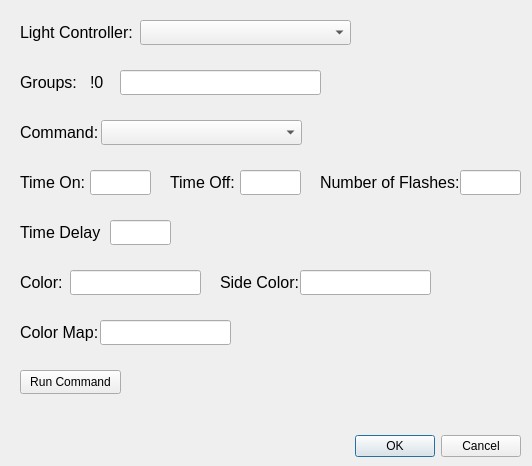
<?xml version="1.0" encoding="UTF-8"?>
<ui version="4.0">
 <class>testLightController</class>
 <widget class="QDialog" name="testLightController">
  <property name="geometry">
   <rect>
    <x>0</x>
    <y>0</y>
    <width>532</width>
    <height>466</height>
   </rect>
  </property>
  <property name="windowTitle">
   <string>Dialog</string>
  </property>
  <widget class="QDialogButtonBox" name="buttonBox">
   <property name="geometry">
    <rect>
     <x>180</x>
     <y>430</y>
     <width>341</width>
     <height>32</height>
    </rect>
   </property>
   <property name="orientation">
    <enum>Qt::Orientation::Horizontal</enum>
   </property>
   <property name="standardButtons">
    <set>QDialogButtonBox::StandardButton::Cancel|QDialogButtonBox::StandardButton::Ok</set>
   </property>
  </widget>
  <widget class="QLabel" name="LightCntlr">
   <property name="geometry">
    <rect>
     <x>20</x>
     <y>20</y>
     <width>121</width>
     <height>25</height>
    </rect>
   </property>
   <property name="font">
    <font>
     <pointsize>12</pointsize>
    </font>
   </property>
   <property name="text">
    <string>Light Controller:</string>
   </property>
  </widget>
  <widget class="QComboBox" name="lightCntlrComboBox">
   <property name="geometry">
    <rect>
     <x>140</x>
     <y>20</y>
     <width>211</width>
     <height>25</height>
    </rect>
   </property>
  </widget>
  <widget class="QLabel" name="labelGroups">
   <property name="geometry">
    <rect>
     <x>20</x>
     <y>70</y>
     <width>60</width>
     <height>25</height>
    </rect>
   </property>
   <property name="font">
    <font>
     <pointsize>12</pointsize>
    </font>
   </property>
   <property name="text">
    <string>Groups:</string>
   </property>
  </widget>
  <widget class="QLabel" name="labelCntlrNum">
   <property name="geometry">
    <rect>
     <x>90</x>
     <y>70</y>
     <width>30</width>
     <height>25</height>
    </rect>
   </property>
   <property name="minimumSize">
    <size>
     <width>30</width>
     <height>25</height>
    </size>
   </property>
   <property name="maximumSize">
    <size>
     <width>30</width>
     <height>25</height>
    </size>
   </property>
   <property name="font">
    <font>
     <pointsize>12</pointsize>
    </font>
   </property>
   <property name="text">
    <string>!0</string>
   </property>
  </widget>
  <widget class="QLineEdit" name="groupsLineEdit">
   <property name="geometry">
    <rect>
     <x>120</x>
     <y>70</y>
     <width>201</width>
     <height>25</height>
    </rect>
   </property>
   <property name="font">
    <font>
     <pointsize>12</pointsize>
    </font>
   </property>
  </widget>
  <widget class="QLabel" name="labelCommand">
   <property name="geometry">
    <rect>
     <x>20</x>
     <y>120</y>
     <width>81</width>
     <height>25</height>
    </rect>
   </property>
   <property name="font">
    <font>
     <pointsize>12</pointsize>
    </font>
   </property>
   <property name="text">
    <string>Command:</string>
   </property>
  </widget>
  <widget class="QComboBox" name="commandsComboBox">
   <property name="geometry">
    <rect>
     <x>101</x>
     <y>120</y>
     <width>201</width>
     <height>25</height>
    </rect>
   </property>
  </widget>
  <widget class="QLabel" name="TimeOn">
   <property name="geometry">
    <rect>
     <x>20</x>
     <y>170</y>
     <width>71</width>
     <height>25</height>
    </rect>
   </property>
   <property name="font">
    <font>
     <pointsize>12</pointsize>
    </font>
   </property>
   <property name="text">
    <string>Time On:</string>
   </property>
  </widget>
  <widget class="QLineEdit" name="timeOnLineEdit">
   <property name="geometry">
    <rect>
     <x>90</x>
     <y>170</y>
     <width>61</width>
     <height>25</height>
    </rect>
   </property>
   <property name="font">
    <font>
     <pointsize>12</pointsize>
    </font>
   </property>
  </widget>
  <widget class="QLabel" name="TimeOff">
   <property name="geometry">
    <rect>
     <x>170</x>
     <y>170</y>
     <width>71</width>
     <height>25</height>
    </rect>
   </property>
   <property name="font">
    <font>
     <pointsize>12</pointsize>
    </font>
   </property>
   <property name="text">
    <string>Time Off:</string>
   </property>
  </widget>
  <widget class="QLineEdit" name="timeOffLineEdit">
   <property name="geometry">
    <rect>
     <x>240</x>
     <y>170</y>
     <width>61</width>
     <height>25</height>
    </rect>
   </property>
   <property name="font">
    <font>
     <pointsize>12</pointsize>
    </font>
   </property>
  </widget>
  <widget class="QLabel" name="numFlashes">
   <property name="geometry">
    <rect>
     <x>320</x>
     <y>170</y>
     <width>141</width>
     <height>25</height>
    </rect>
   </property>
   <property name="font">
    <font>
     <pointsize>12</pointsize>
    </font>
   </property>
   <property name="text">
    <string>Number of Flashes:</string>
   </property>
  </widget>
  <widget class="QLineEdit" name="numFlashesLineEdit">
   <property name="geometry">
    <rect>
     <x>460</x>
     <y>170</y>
     <width>61</width>
     <height>25</height>
    </rect>
   </property>
   <property name="font">
    <font>
     <pointsize>12</pointsize>
    </font>
   </property>
  </widget>
  <widget class="QLabel" name="TimeDelay">
   <property name="geometry">
    <rect>
     <x>20</x>
     <y>220</y>
     <width>81</width>
     <height>25</height>
    </rect>
   </property>
   <property name="font">
    <font>
     <pointsize>12</pointsize>
    </font>
   </property>
   <property name="text">
    <string>Time Delay:</string>
   </property>
  </widget>
  <widget class="QLineEdit" name="timeDelayLineEdit">
   <property name="geometry">
    <rect>
     <x>110</x>
     <y>220</y>
     <width>61</width>
     <height>25</height>
    </rect>
   </property>
   <property name="font">
    <font>
     <pointsize>12</pointsize>
    </font>
   </property>
  </widget>
  <widget class="QLabel" name="Color">
   <property name="geometry">
    <rect>
     <x>20</x>
     <y>270</y>
     <width>41</width>
     <height>25</height>
    </rect>
   </property>
   <property name="font">
    <font>
     <pointsize>12</pointsize>
    </font>
   </property>
   <property name="text">
    <string>Color:</string>
   </property>
  </widget>
  <widget class="QLineEdit" name="colorLineEdit">
   <property name="geometry">
    <rect>
     <x>70</x>
     <y>270</y>
     <width>131</width>
     <height>25</height>
    </rect>
   </property>
   <property name="font">
    <font>
     <pointsize>12</pointsize>
    </font>
   </property>
  </widget>
  <widget class="QLabel" name="sideColor">
   <property name="geometry">
    <rect>
     <x>220</x>
     <y>270</y>
     <width>81</width>
     <height>25</height>
    </rect>
   </property>
   <property name="font">
    <font>
     <pointsize>12</pointsize>
    </font>
   </property>
   <property name="text">
    <string>Side Color:</string>
   </property>
  </widget>
  <widget class="QLineEdit" name="sideColorLineEdit">
   <property name="geometry">
    <rect>
     <x>300</x>
     <y>270</y>
     <width>131</width>
     <height>25</height>
    </rect>
   </property>
   <property name="font">
    <font>
     <pointsize>12</pointsize>
    </font>
   </property>
  </widget>
  <widget class="QLabel" name="Color_2">
   <property name="geometry">
    <rect>
     <x>20</x>
     <y>320</y>
     <width>81</width>
     <height>25</height>
    </rect>
   </property>
   <property name="font">
    <font>
     <pointsize>12</pointsize>
    </font>
   </property>
   <property name="text">
    <string>Color Map:</string>
   </property>
  </widget>
  <widget class="QLineEdit" name="colorMapLineEdit">
   <property name="geometry">
    <rect>
     <x>100</x>
     <y>320</y>
     <width>131</width>
     <height>25</height>
    </rect>
   </property>
   <property name="font">
    <font>
     <pointsize>12</pointsize>
    </font>
   </property>
  </widget>
  <widget class="QPushButton" name="pushButton">
   <property name="geometry">
    <rect>
     <x>20</x>
     <y>370</y>
     <width>101</width>
     <height>24</height>
    </rect>
   </property>
   <property name="text">
    <string>Run Command</string>
   </property>
  </widget>
 </widget>
 <resources/>
 <connections>
  <connection>
   <sender>buttonBox</sender>
   <signal>accepted()</signal>
   <receiver>testLightController</receiver>
   <slot>accept()</slot>
   <hints>
    <hint type="sourcelabel">
     <x>248</x>
     <y>254</y>
    </hint>
    <hint type="destinationlabel">
     <x>157</x>
     <y>274</y>
    </hint>
   </hints>
  </connection>
  <connection>
   <sender>buttonBox</sender>
   <signal>rejected()</signal>
   <receiver>testLightController</receiver>
   <slot>reject()</slot>
   <hints>
    <hint type="sourcelabel">
     <x>316</x>
     <y>260</y>
    </hint>
    <hint type="destinationlabel">
     <x>286</x>
     <y>274</y>
    </hint>
   </hints>
  </connection>
 </connections>
</ui>
